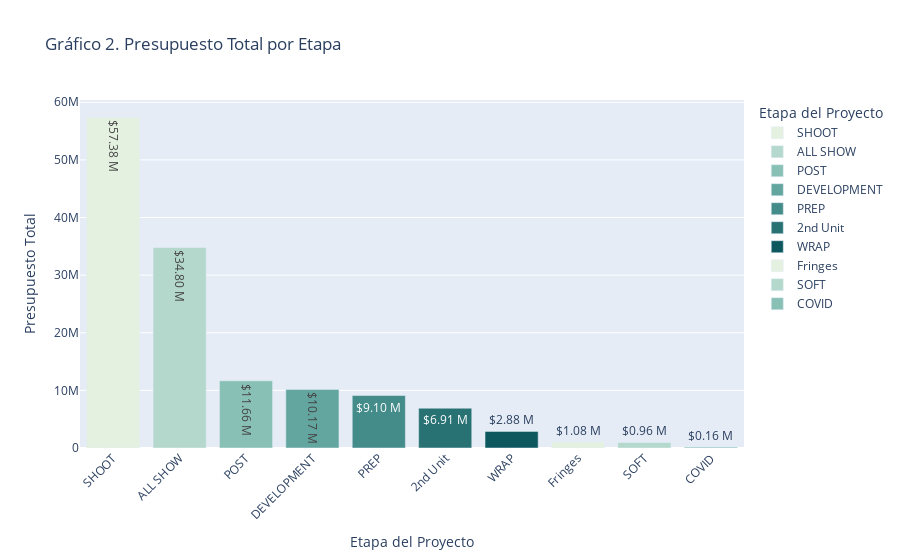

This figure's notebook cell:
### Markdown cell above
<h3 style="text-align: center;">En la gráfica 1 se ordenan las cuentas generales de mayor a menor dependiendo del presupuesto que se les otorga.</h3>

### Code cell
etapas = budget[budget["Etapa"].notna()]
presupuesto_etapas = etapas.groupby("Etapa")["BUDGET"].sum().sort_values(ascending=False)
df_etapas = presupuesto_etapas.reset_index()
df_etapas.columns = ["Etapa", "Presupuesto"]


df_etapas["Presupuesto_M_text"] = df_etapas["Presupuesto"].apply(lambda x: f"{x/1_000_000:.2f}")

fig = px.bar(
    df_etapas,
    x="Etapa",
    y="Presupuesto",
    title="Gráfico 2. Presupuesto Total por Etapa",
    labels={"Etapa": "Etapa del Proyecto", "Presupuesto": "Presupuesto Total"},
    text="Presupuesto_M_text",
    color="Etapa",
    color_discrete_sequence=px.colors.sequential.Mint
)

fig.update_traces(texttemplate="$%{text} M")
fig.update_layout(xaxis_tickangle=-45)
fig.show()

### Figure 1 — Plotly figure (JSON) as saved in the notebook; plotly's stock layout.template omitted (floating-point values rounded to 4 significant figures)
{"data": [{"alignmentgroup": "True", "hovertemplate": "Etapa del Proyecto=%{x}<br>Presupuesto Total=%{y}<br>Presupuesto_M_text=%{text}<extra></extra>", "legendgroup": "SHOOT", "marker": {"color": "rgb(228, 241, 225)", "pattern": {"shape": ""}}, "name": "SHOOT", "offsetgroup": "SHOOT", "orientation": "v", "showlegend": true, "text": ["57.38"], "textposition": "auto", "texttemplate": "$%{text} M", "type": "bar", "x": ["SHOOT"], "xaxis": "x", "y": [57380000.0], "yaxis": "y"}, {"alignmentgroup": "True", "hovertemplate": "Etapa del Proyecto=%{x}<br>Presupuesto Total=%{y}<br>Presupuesto_M_text=%{text}<extra></extra>", "legendgroup": "ALL SHOW", "marker": {"color": "rgb(180, 217, 204)", "pattern": {"shape": ""}}, "name": "ALL SHOW", "offsetgroup": "ALL SHOW", "orientation": "v", "showlegend": true, "text": ["34.80"], "textposition": "auto", "texttemplate": "$%{text} M", "type": "bar", "x": ["ALL SHOW"], "xaxis": "x", "y": [34800000.0], "yaxis": "y"}, {"alignmentgroup": "True", "hovertemplate": "Etapa del Proyecto=%{x}<br>Presupuesto Total=%{y}<br>Presupuesto_M_text=%{text}<extra></extra>", "legendgroup": "POST", "marker": {"color": "rgb(137, 192, 182)", "pattern": {"shape": ""}}, "name": "POST", "offsetgroup": "POST", "orientation": "v", "showlegend": true, "text": ["11.66"], "textposition": "auto", "texttemplate": "$%{text} M", "type": "bar", "x": ["POST"], "xaxis": "x", "y": [11660000.0], "yaxis": "y"}, {"alignmentgroup": "True", "hovertemplate": "Etapa del Proyecto=%{x}<br>Presupuesto Total=%{y}<br>Presupuesto_M_text=%{text}<extra></extra>", "legendgroup": "DEVELOPMENT", "marker": {"color": "rgb(99, 166, 160)", "pattern": {"shape": ""}}, "name": "DEVELOPMENT", "offsetgroup": "DEVELOPMENT", "orientation": "v", "showlegend": true, "text": ["10.17"], "textposition": "auto", "texttemplate": "$%{text} M", "type": "bar", "x": ["DEVELOPMENT"], "xaxis": "x", "y": [10171000], "yaxis": "y"}, {"alignmentgroup": "True", "hovertemplate": "Etapa del Proyecto=%{x}<br>Presupuesto Total=%{y}<br>Presupuesto_M_text=%{text}<extra></extra>", "legendgroup": "PREP", "marker": {"color": "rgb(68, 140, 138)", "pattern": {"shape": ""}}, "name": "PREP", "offsetgroup": "PREP", "orientation": "v", "showlegend": true, "text": ["9.10"], "textposition": "auto", "texttemplate": "$%{text} M", "type": "bar", "x": ["PREP"], "xaxis": "x", "y": [9104000.0], "yaxis": "y"}, {"alignmentgroup": "True", "hovertemplate": "Etapa del Proyecto=%{x}<br>Presupuesto Total=%{y}<br>Presupuesto_M_text=%{text}<extra></extra>", "legendgroup": "2nd Unit", "marker": {"color": "rgb(40, 114, 116)", "pattern": {"shape": ""}}, "name": "2nd Unit", "offsetgroup": "2nd Unit", "orientation": "v", "showlegend": true, "text": ["6.91"], "textposition": "auto", "texttemplate": "$%{text} M", "type": "bar", "x": ["2nd Unit"], "xaxis": "x", "y": [6907000.0], "yaxis": "y"}, {"alignmentgroup": "True", "hovertemplate": "Etapa del Proyecto=%{x}<br>Presupuesto Total=%{y}<br>Presupuesto_M_text=%{text}<extra></extra>", "legendgroup": "WRAP", "marker": {"color": "rgb(13, 88, 95)", "pattern": {"shape": ""}}, "name": "WRAP", "offsetgroup": "WRAP", "orientation": "v", "showlegend": true, "text": ["2.88"], "textposition": "auto", "texttemplate": "$%{text} M", "type": "bar", "x": ["WRAP"], "xaxis": "x", "y": [2877000.0], "yaxis": "y"}, {"alignmentgroup": "True", "hovertemplate": "Etapa del Proyecto=%{x}<br>Presupuesto Total=%{y}<br>Presupuesto_M_text=%{text}<extra></extra>", "legendgroup": "Fringes", "marker": {"color": "rgb(228, 241, 225)", "pattern": {"shape": ""}}, "name": "Fringes", "offsetgroup": "Fringes", "orientation": "v", "showlegend": true, "text": ["1.08"], "textposition": "auto", "texttemplate": "$%{text} M", "type": "bar", "x": ["Fringes"], "xaxis": "x", "y": [1079000.0], "yaxis": "y"}, {"alignmentgroup": "True", "hovertemplate": "Etapa del Proyecto=%{x}<br>Presupuesto Total=%{y}<br>Presupuesto_M_text=%{text}<extra></extra>", "legendgroup": "SOFT", "marker": {"color": "rgb(180, 217, 204)", "pattern": {"shape": ""}}, "name": "SOFT", "offsetgroup": "SOFT", "orientation": "v", "showlegend": true, "text": ["0.96"], "textposition": "auto", "texttemplate": "$%{text} M", "type": "bar", "x": ["SOFT"], "xaxis": "x", "y": [957045], "yaxis": "y"}, {"alignmentgroup": "True", "hovertemplate": "Etapa del Proyecto=%{x}<br>Presupuesto Total=%{y}<br>Presupuesto_M_text=%{text}<extra></extra>", "legendgroup": "COVID", "marker": {"color": "rgb(137, 192, 182)", "pattern": {"shape": ""}}, "name": "COVID", "offsetgroup": "COVID", "orientation": "v", "showlegend": true, "text": ["0.16"], "textposition": "auto", "texttemplate": "$%{text} M", "type": "bar", "x": ["COVID"], "xaxis": "x", "y": [161300], "yaxis": "y"}], "layout": {"autosize": true, "barmode": "relative", "legend": {"title": {"text": "Etapa del Proyecto"}, "tracegroupgap": 0}, "title": {"text": "Gráfico 2. Presupuesto Total por Etapa"}, "xaxis": {"anchor": "y", "autorange": true, "categoryarray": ["SHOOT", "ALL SHOW", "POST", "DEVELOPMENT", "PREP", "2nd Unit", "WRAP", "Fringes", "SOFT", "COVID"], "categoryorder": "array", "domain": [0, 1], "range": [-0.5, 9.5], "tickangle": -45, "title": {"text": "Etapa del Proyecto"}, "type": "category"}, "yaxis": {"anchor": "x", "autorange": true, "domain": [0, 1], "range": [0, 60400000.0], "title": {"text": "Presupuesto Total"}, "type": "linear"}}}
